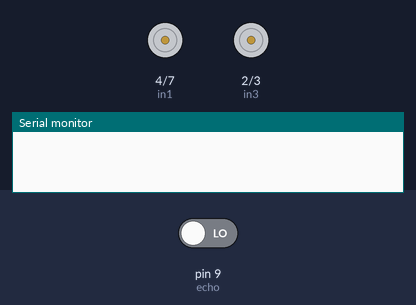
The sketch below on a simulated Arduino Uno, built with avr-gcc and run on an emulated ATmega328P. On the bench: motor-driver pin pairs drawn as motors (green arrow = first pin HIGH = forward, orange = second pin HIGH = backward, longer = more drive, scaled by the enable pin), the last lines printed to the serial monitor. The test bench sets the inputs (shaded band); at power-on: pin 9 (echo) LOW.

Above: at 1.0 s.
At 3.0 s:
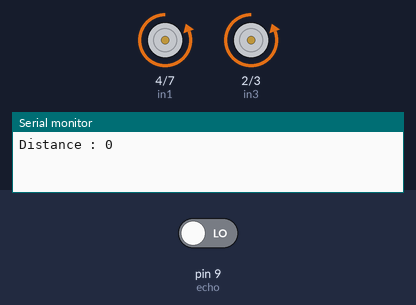
At 5.0 s:
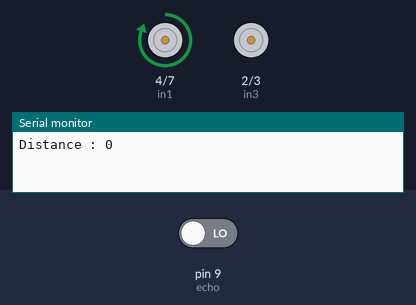
At 6.5 s:
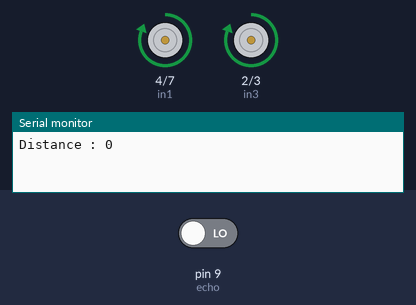
Timing chart, 0 to 7.8 s (numbered marks = the images above):
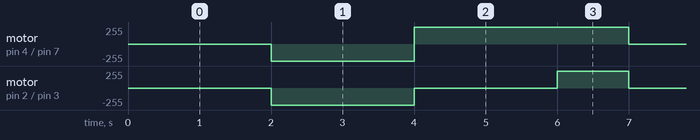

The sketch:

Obstacle_avoider.ino
```cpp
// This is a code for an obstacle avoider.
// NOTE :- This is just a circuit diagram and the mounting can be done according to the chasey of the builder.
// The curcuit making includes 2 t-grear motors, one servo motor, an ultrasonic distance sensor(HC-SR04-4pin configuration sensor),
// breadboard small and any micro controller(arduino uno is used in this case).
int in1 = 4;
int in2 = 7;
int in3 = 2;
int in4 = 3;
int ena = 6;
int enb = 5;
int trig = 8;
int echo = 9;
int distance;
long duration;
void setup(){
  pinMode(in1,OUTPUT);
  pinMode(in2,OUTPUT);
  pinMode(in3,OUTPUT);
  pinMode(in4,OUTPUT);
  pinMode(ena,OUTPUT);
  pinMode(enb,OUTPUT);
  pinMode(trig,OUTPUT);
  pinMode(echo,INPUT);
  analogWrite(ena,255);
  analogWrite(enb,255);
  Serial.begin(9600);
}

void loop(){
  digitalWrite(trig,LOW);
  delayMicroseconds(2);
  digitalWrite(trig,HIGH);
  delayMicroseconds(10);
  duration = pulseIn(echo,HIGH);
  distance = (duration * 0.034)/2;
  Serial.print("Distance : ");
  Serial.print(distance);
  Serial.println(" ");
  if(distance>20){
    forward();
  }
  if(distance<=20){
    change_path();
  }
}
void forward(){
    digitalWrite(in1,HIGH);
    digitalWrite(in2,LOW);
    digitalWrite(in3,HIGH);
    digitalWrite(in4,LOW);
}
void change_path(){
  digitalWrite(in1,LOW);
    digitalWrite(in2,LOW);
    digitalWrite(in3,LOW);
    digitalWrite(in4,LOW);
    delay(1000);
    digitalWrite(in1,LOW);
    digitalWrite(in2,HIGH);
    digitalWrite(in3,LOW);
    digitalWrite(in4,HIGH);
    delay(2000);
    digitalWrite(in1,HIGH);
    digitalWrite(in2,LOW);
    digitalWrite(in3,LOW);
    digitalWrite(in4,LOW);
    delay(2000);
    digitalWrite(in1,HIGH);
    digitalWrite(in2,LOW);
    digitalWrite(in3,HIGH);
    digitalWrite(in4,LOW);
}
```

Measured:
- by itself, motor on pin 4 (in1) / pin 7 (in2): repeats every 6.0 s: forward 255/255 3.0 s, stopped 1.0 s, backward 255/255 2.0 s
- by itself, motor on pin 2 (in3) / pin 3 (in4): repeats every 6.0 s: stopped 2.0 s, forward 255/255 1.0 s, stopped 1.0 s, backward 255/255 2.0 s
